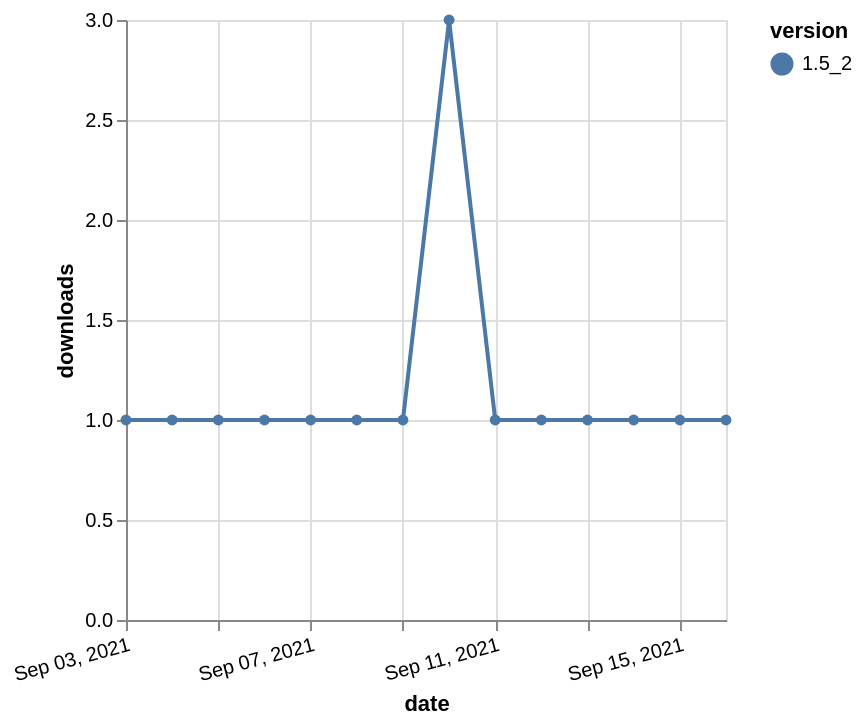

Express this chart as Vega-Lite.
### Vega-Lite specification from a JSON file in a GitHub repository (floating-point values rounded to 4 significant figures)
{"$schema": "https://vega.github.io/schema/vega-lite/v5.json", "description": "A simple bar chart with embedded data.", "data": {"values": [{"date": "2021-09-03", "total": 375, "delta": 1, "version": "1.5_2"}, {"date": "2021-09-04", "total": 376, "delta": 1, "version": "1.5_2"}, {"date": "2021-09-05", "total": 377, "delta": 1, "version": "1.5_2"}, {"date": "2021-09-06", "total": 378, "delta": 1, "version": "1.5_2"}, {"date": "2021-09-07", "total": 379, "delta": 1, "version": "1.5_2"}, {"date": "2021-09-08", "total": 380, "delta": 1, "version": "1.5_2"}, {"date": "2021-09-09", "total": 381, "delta": 1, "version": "1.5_2"}, {"date": "2021-09-10", "total": 384, "delta": 3, "version": "1.5_2"}, {"date": "2021-09-11", "total": 385, "delta": 1, "version": "1.5_2"}, {"date": "2021-09-12", "total": 386, "delta": 1, "version": "1.5_2"}, {"date": "2021-09-13", "total": 387, "delta": 1, "version": "1.5_2"}, {"date": "2021-09-14", "total": 388, "delta": 1, "version": "1.5_2"}, {"date": "2021-09-15", "total": 389, "delta": 1, "version": "1.5_2"}, {"date": "2021-09-16", "total": 390, "delta": 1, "version": "1.5_2"}]}, "width": "container", "mark": {"type": "line", "point": {"filled": true}}, "encoding": {"x": {"field": "date", "type": "temporal", "timeUnit": "yearmonthdate", "title": "date", "axis": {"labelAngle": -15}}, "y": {"field": "delta", "type": "quantitative", "title": "downloads"}, "color": {"field": "version", "type": "nominal"}, "tooltip": {"field": "delta"}}}
